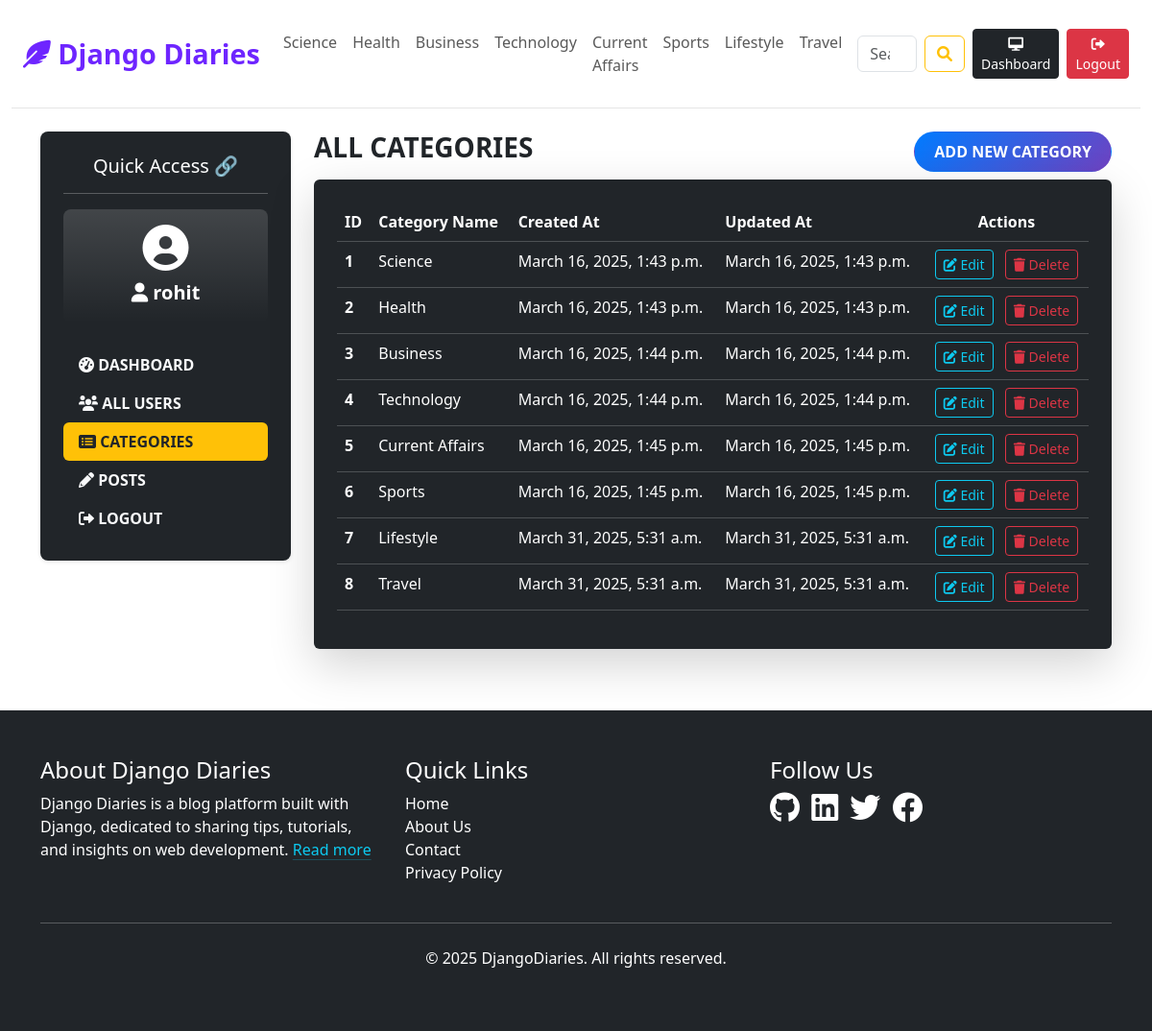
Page /dashboard/categories/ (signed in) on the earlier database version.
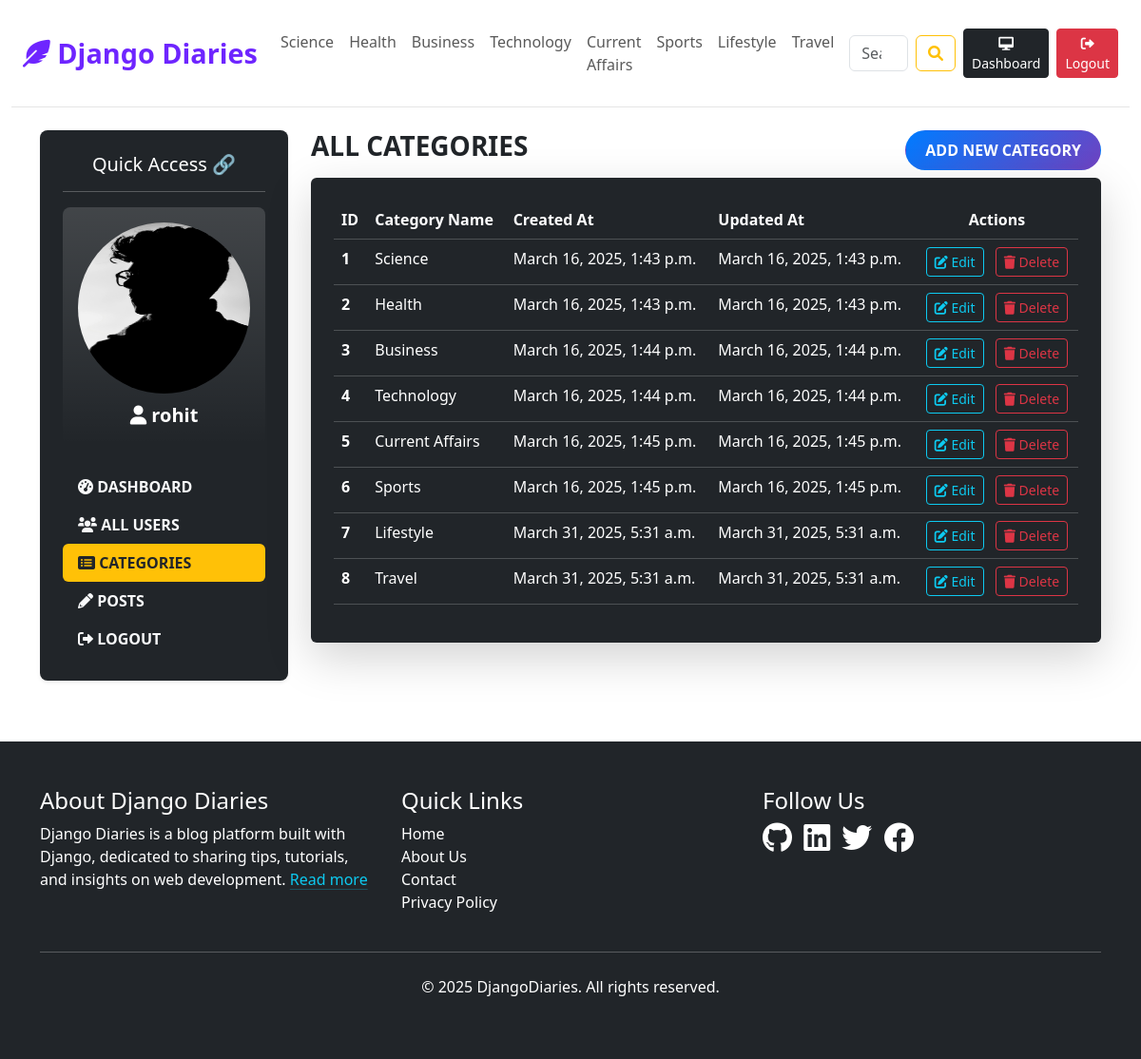
Same page on the later database version.
### dashboard/models.py (models this page shows, shortened)
class UserProfile(models.Model):
    user = models.OneToOneField(User, on_delete=models.CASCADE)
    profile_image = models.ImageField(upload_to='profile_pics/', null=True, blank=True)

### dashboard/views.py (the view)
# urls.py: path('categories/', views.categories, name='categories'),
def categories(request):
    user_profile = UserProfile.objects.filter(user=request.user).first()
    context = {
        'user_profile': user_profile,
    }
    return render(request, 'dashboard/categories.html',context)

### blogs/context_processors.py (called while the page is built)
def get_categories(request):
    categories = Category.objects.all()
    return {'categories': categories}

### templates/dashboard/categories.html
{% extends "base/base.html" %}
{% block content %}
<div class="container mt-4 text-light">
    <div class="row">
        {% include "dashboard/LeftSideBar.html" %}
        <div class="col-md-9 mb-5">
            <div class="d-flex justify-content-between align-items-center mb-2">
                <h3 class="fw-bold text-dark text-uppercase">All Categories</h3>
                {% if user.is_superuser %}
                <a href="{% url 'add_categories' %}" class="btn custom-badge">Add New Category</a>
                {% endif %}
            </div>
            <div class="card bg-dark border-0 shadow-lg">
                <div class="card-body p-4">
                    <table class="table table-dark table-hover">
                        <thead class="bg-info text-white">
                            <tr>
                                <th>ID</th>
                                <th>Category Name</th>
                                <th>Created At</th>
                                <th>Updated At</th>
                                {% if user.is_superuser %}
                                <th class="text-center">Actions</th>
                                {% endif %}
                            </tr>
                        </thead>
                        <tbody>
                            {% for category in categories %}
                            <tr>
                                <th>{{ forloop.counter }}</th>
                                <td>{{ category.category_name }}</td>
                                <td>{{ category.created_at}}</td>
                                <td>{{ category.updated_at}}</td>
                                <td class="text-center">
                                    {% if user.is_superuser %}
                                    <a href="{% url 'edit_categories' category.id %}" class="btn btn-outline-info btn-sm" title="Edit">
                                        <i class="fa-solid fa-pen-to-square"></i> Edit
                                    </a>
                                    <a href="{% url 'delete_categories' category.id %}" class="btn btn-outline-danger btn-sm ms-2" title="Delete">
                                        <i class="fa-solid fa-trash"></i> Delete
                                    </a>
                                    {% endif %}
                                </td>
                            </tr>
                            {% endfor %}
                        </tbody>
                    </table>
                </div>
            </div>
        </div>
    </div>
</div>
{% endblock %}

### templates/dashboard/LeftSideBar.html (shortened to what this page needs)
<div class="col-md-3 mb-5">
    <div class="bg-dark text-white p-4 rounded-3 shadow-sm">
        <h5 class="text-center mb-3">Quick Access 🔗</h5>
        <hr>
        <div class="bg-gradient p-3 rounded-3 mb-4 text-center">
            {% if user_profile and user_profile.profile_image %}
                <img src="{{ user_profile.profile_image.url }}" alt="Profile Image" class="img-fluid rounded-circle mb-2" style="width: 200px; height: 180px;">
            {% else %}
                <i class="fas fa-user-circle fa-3x mb-2"></i>
            {% endif %}
            <p class="mb-0 fw-bold fs-5"><i class="fas fa-user"></i> <strong>{{ request.user.username }}</strong></p>
        </div>
        <div class="nav flex-column text-uppercase">
            <a href="{% url 'dashboard' %}" class="nav-link text-light py-2 fw-bold {% if '/dashboard/' == request.path %}bg-warning text-dark rounded-2{% endif %}">
                <i class="fas fa-tachometer-alt"></i> Dashboard
            </a>
            {% if perms.auth.view_user %}
                <a href="{% url 'users' %}" class="nav-link text-light py-2 fw-bold {% if '/users/' in request.path %}bg-warning text-dark rounded-2{% endif %}">
                    <i class="fa fa-users"></i> All Users
                </a>
            {% endif %}
            <a href="{% url 'categories' %}" class="nav-link text-light py-2 fw-bold {% if '/categories/' in request.path %}bg-warning text-dark rounded-2{% endif %}">
                <i class="fas fa-list-alt"></i> Categories
            </a>
            <a href="{% url 'posts' %}" class="nav-link text-light py-2 fw-bold {% if '/posts' in request.path %}bg-warning text-dark rounded-2{% endif %}">
                <i class="fas fa-pencil-alt"></i> Posts
            </a>
            <a href="{% url "logout" %}" class="nav-link text-light py-2 fw-bold">
                <i class="fas fa-sign-out-alt"></i> Logout
            </a>
        </div>
    </div>
</div>

Differences in the rows shown:
added UserProfile: profile_image (picture)
